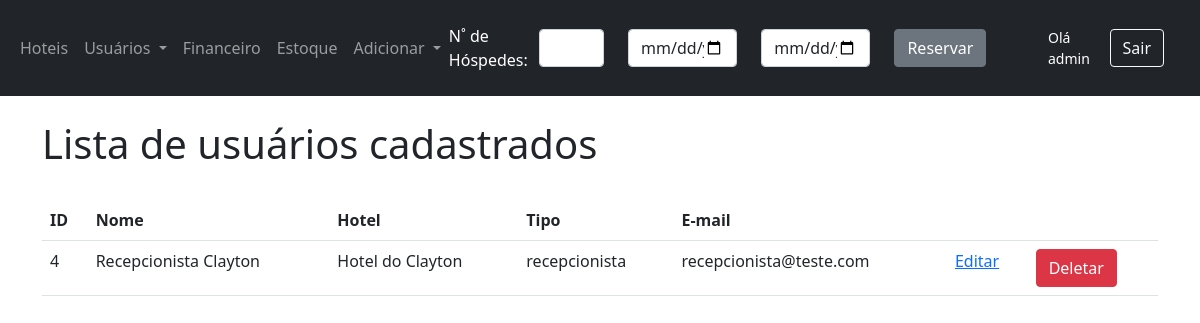
The page /lista-usuarios/ (signed in) on the database as committed earlier.
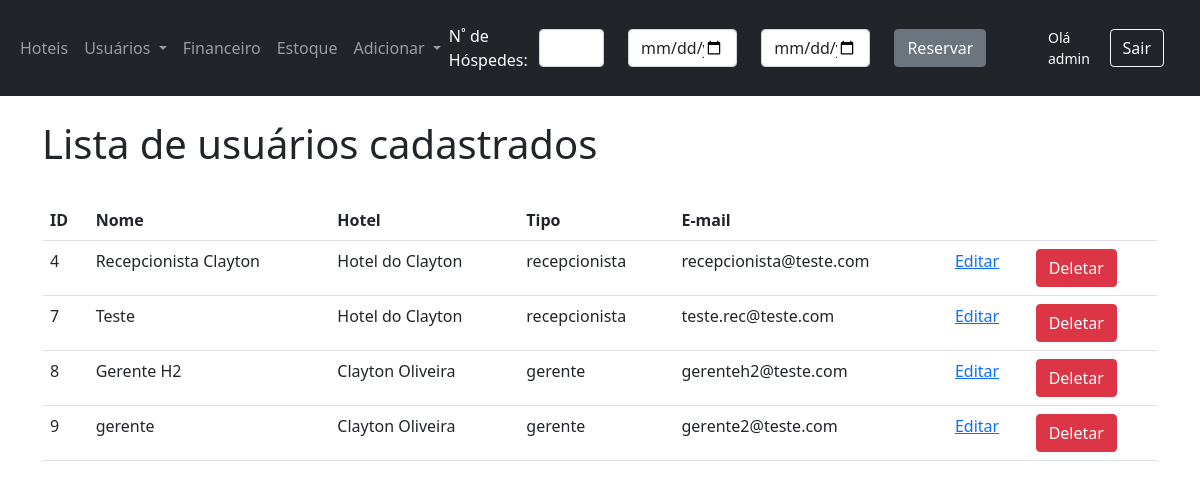
The same page on the database as committed later.
### app/models.py (models this page shows, shortened)
class User(db.Model, UserMixin):
    __tablename__ = 'users'
    id = db.Column(db.Integer, primary_key=True)
    name = db.Column(db.String(500))
    password = db.Column(db.String(500))
    password_confirmation = db.Column(db.String(500))
    profile = db.Column(db.String(15))
    email = db.Column(db.String(120), unique=True)
    hotel_id = db.Column(db.Integer)
    def get_id(self):
        return self.id
    def get_profile(self):
        return self.profile
    def get_hotel_id(self):
        return self.hotel_id

class Hotels(db.Model):
    __tablename__ = 'Hotels'
    id = db.Column(db.Integer, primary_key=True)
    name = db.Column(db.String(30))
    phone = db.Column(db.String(20))
    email = db.Column(db.String(30))
    cnpj = db.Column(db.String(25))
    user_id = db.Column(db.Integer)
    address_id = db.Column(db.Integer, db.ForeignKey('Addresses.id'))
    created_at = db.Column(db.DateTime, default=dt.now())

### app/views.py (the view)
@app.route('/lista-usuarios/')
@login_required
def lista_usuarios_endpoint():
    user_id = g.user.get_id()
    return listar_usuarios(user_id)

### app/forms.py
class VerificarDisponibilidade(FlaskForm):
    total_guests = IntegerField('Quantidade de hóspedes', validators=[DataRequired()])
    check_in = DateField('Data Entrada', validators=[DataRequired()])
    check_out = DateField('Data Saída', validators=[DataRequired()])
    submeter = SubmitField('Reservar')

### app/views.py (called while the page is built)
@login_manager.user_loader
def load_user(id):
    return User.query.get(int(id))

@app.before_request
def before_request():
    g.user = current_user

@app.context_processor
def navbar():
    form_reserva = VerificarDisponibilidade()
    return dict(form_reserva=form_reserva)

### app/templates/lista_usuarios.html (shortened to what this page needs)
{% extends 'base.html' %}
{% block content %}
<div class="mt-4">
    <h1>Lista de usuários cadastrados</h1>
    <br>
</div>
<table class="table table-hover">
    <tr>
        <th>ID</th>
        <th>Nome</th>
        <th>Hotel</th>
        <th>Tipo</th>
        <th>E-mail</th>
        <th></th>
        <th></th>
    </tr>
    {% for usuario in usuarios %}
        <tr>
        <td>{{ usuario.id }}</td>
        <td>{{ usuario.name }}</td>
        <td>{{ hotel_choices[usuario.hotel_id] }}</td>
        <td>{{ usuario.profile }}</td>
        <td>{{ usuario.email }}</td>
    <td>
        <a href="{{ url_for('editar_usuario_endpoint', id=usuario.id) }}">Editar</a>
    </td>
    <td>
        <button type="button" class="btn btn-danger" data-bs-toggle="modal"
                data-bs-target="#Modal_{{ usuario.id }}"
                value="{{ usuario.id }}" id="user_{{ usuario.id }}">
            Deletar
        </button>
    </td>
    </tr>
    {% endfor %}
</table>
{% endblock %}

### app/templates/base.html (shortened to what this page needs)
<!doctype html>
<html lang="pt">
<head>
    <link href="https://cdn.jsdelivr.net/npm/bootstrap@5.1.3/dist/css/bootstrap.min.css" rel="stylesheet"
>
    <link rel="stylesheet" type="text/css" href="https://cdn.datatables.net/1.10.25/css/dataTables.bootstrap5.css">
    <link rel='stylesheet' href="{{ url_for('static', filename='css/font-awesome/font-awesome.min.css') }}">
</head>
<body>
{% if current_user.is_authenticated %}
    {% include 'navbar.html' %}
{% endif %}
<div {% if "login" in request.path %} class="container-no-gutters" {% else %} class="container" {% endif %} >
    {% block content %}
    {% endblock %}
</div>
</body>
</html>

### app/templates/navbar.html (shortened to what this page needs)
<nav class="navbar navbar-expand-lg navbar-dark bg-dark">
    <div class="container-fluid">
        <div class="collapse navbar-collapse" id="navbarSupportedContent">
            <ul class="navbar-nav me-auto mb-2 mb-lg-0">
                {% if current_user.get_profile() in ['admin'] %}
                    <li class="nav-item">
                        <a class="nav-link" aria-current="page" href="{{ url_for('lista_hotel') }}">Hoteis</a>
                    </li>
                {% endif %}
                {% if current_user.get_profile() in ['admin', 'gerente'] %}
                <li class="nav-item dropdown">
                    <a class="nav-link dropdown-toggle" href="#" id="navbarDropdown" role="button"
                       data-bs-toggle="dropdown" aria-expanded="false">
                        Usuários
                    </a>
                </li>
                {% endif %}
                <li class="nav-item">
                    <a class="nav-link" aria-current="page" href="{{ url_for('listar_conta_endpoint') }}">Financeiro</a>
                </li>
                <li class="nav-item">
                    <a class="nav-link" aria-current="page" href="{{ url_for('listar_estoque_endpoint') }}">Estoque</a>
                </li>
                {% if current_user.get_profile() in ['admin', 'gerente'] %}
                    <li class="nav-item dropdown">
                        <a class="nav-link dropdown-toggle" href="#" id="navbarDropdown" role="button"
                            data-bs-toggle="dropdown" aria-expanded="false">
                            Adicionar
                        </a>
                    </li>
                {% endif %}
            </ul>
            <p class="text-white fs-6 me-2 mt-3">N˚ de Hóspedes:</p>
            <form action="{{ url_for('verificar_disponibilidade_endpoint') }}" method="POST">
                <div class="row">
                    <div class="form-group col-2">
                        {{ form_reserva.total_guests(class="form-control") }}
                    </div>
                    <div class="form-group col-3">
                        {{ form_reserva.check_in(class="form-control") }}
                    </div>
                    <div class="form-group col-3">
                        {{ form_reserva.check_out(class="form-control") }}
                    </div>
                    <div class="form-group col-2">
                        {{ form_reserva.submeter(class="btn btn-secondary") }}
                    </div>
                </div>
            </form>
            {% if current_user.is_authenticated %}
                <small class="text-white">Olá {{ current_user.name }}</small>
                <a class="nav-link" aria-current="page" href="{{ url_for('logout') }}">
                    <button type="button" class="btn btn-outline-light me-2">Sair</button>
                </a>
            {% else %}
                <a class="nav-link" aria-current="page" href="{{ url_for('login') }}">
                    <button type="button" class="btn btn-outline-light me-2">Entrar</button>
                </a>
            {% endif %}
        </div>
    </div>
</nav>

Rows that differ between the two databases and show on the page:
added User: id "7", name "Teste", {{ hotel_choices[usuario.hotel_id] }} "Hotel do Clayton", profile "recepcionista", email "teste.rec@teste.com"
added User: id "8", name "Gerente H2", profile "gerente", email "gerenteh2@teste.com"
added Hotels: name "Clayton Oliveira"
added User: id "9", name "gerente", profile "gerente", email "gerente2@teste.com"
